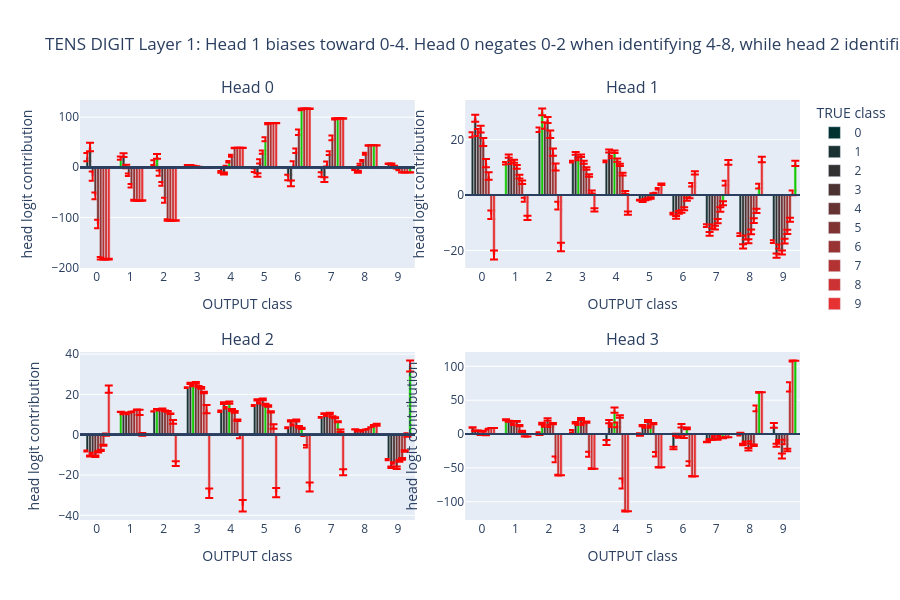

The code cell stored with this chart in its notebook:
### Markdown cell above
Now for each head, let's determine which classes it is "responsible" for predicting (for both the tens and ones digits!). In summary:
- Head 0: [Tens] Identifies 5-8 (while negating 0-2).  [Ones] ~Same.
- Head 1: [Tens] Biases toward 0-4, identifies 9.  [Ones] Outputs constants (i.e. no true class signal).
- Head 2: [Tens] Biases toward 1-5, identifies 9. [Ones] Outputs constants (but high variance).
- Head 3: [Tens] Identifies 8-9. [Ones] ~Same.

### Code cell
# For the tens digit, head 0 identifies >= 5. head 1 <= 5. head 2 == 9, head 3 >= 8
title = 'TENS DIGIT Layer 1: Head 1 biases toward 0-4.\nHead 0 negates 0-2 when identifying 4-8, while head 2 identifies 9, head 4: 8-9.'
means, stds = attn_logit_means(model_2, y_true_2, tens_digit=True)
fig = show_logit_contribs(model_2, means, stds, layer=1, title=title, xaxis_ytrue=False)

### Figure 1 — Plotly figure (JSON) as saved in the notebook; plotly's stock layout.template omitted (floating-point values rounded to 4 significant figures)
{"data": [{"error_y": {"array": [0.0, 0.0, 0.0, 0.0, 0.0, 0.0, 0.0, 0.0, 0.0, 0.0], "color": "red", "type": "data"}, "marker": {"color": ["rgb(0.0,50,50)", "rgb(0.0,50,50)", "rgb(0.0,50,50)", "rgb(0.0,50,50)", "rgb(0.0,50,50)", "rgb(0.0,50,50)", "rgb(0.0,50,50)", "rgb(0.0,50,50)", "rgb(0.0,50,50)", "rgb(0.0,50,50)"]}, "name": "0", "showlegend": true, "x": [0, 1, 2, 3, 4, 5, 6, 7, 8, 9], "y": [0.0, 0.0, 0.0, 0.0, 0.0, 0.0, 0.0, 0.0, 0.0, 0.0], "type": "bar", "xaxis": "x", "yaxis": "y"}, {"error_y": {"array": [8.206, 3.292, 4.689, 0.2145, 1.887, 3.825, 5.447, 4.465, 1.93, 0.6341], "color": "red", "type": "data"}, "marker": {"color": ["rgb(25.5,50,50)", "rgb(20,200,0)", "rgb(25.5,50,50)", "rgb(25.5,50,50)", "rgb(25.5,50,50)", "rgb(25.5,50,50)", "rgb(25.5,50,50)", "rgb(25.5,50,50)", "rgb(25.5,50,50)", "rgb(25.5,50,50)"]}, "name": "1", "showlegend": true, "x": [0, 1, 2, 3, 4, 5, 6, 7, 8, 9], "y": [20.08, 18.34, 9.449, 4.255, -9.211, -5.576, -20.33, -14.33, -3.476, 6.954], "type": "bar", "xaxis": "x", "yaxis": "y"}, {"error_y": {"array": [8.388, 3.802, 4.869, 0.5159, 1.848, 3.65, 5.683, 4.715, 2.173, 0.7156], "color": "red", "type": "data"}, "marker": {"color": ["rgb(51.0,50,50)", "rgb(51.0,50,50)", "rgb(20,200,0)", "rgb(51.0,50,50)", "rgb(51.0,50,50)", "rgb(51.0,50,50)", "rgb(51.0,50,50)", "rgb(51.0,50,50)", "rgb(51.0,50,50)", "rgb(51.0,50,50)"]}, "name": "2", "showlegend": true, "x": [0, 1, 2, 3, 4, 5, 6, 7, 8, 9], "y": [40.3, 24.36, 21.71, 4.107, -12.3, -15.46, -32.01, -24.7, -8.949, 6.763], "type": "bar", "xaxis": "x", "yaxis": "y"}, {"error_y": {"array": [9.192, 3.465, 5.297, 0.1954, 2.022, 4.374, 5.948, 4.925, 2.192, 0.6369], "color": "red", "type": "data"}, "marker": {"color": ["rgb(76.5,50,50)", "rgb(76.5,50,50)", "rgb(76.5,50,50)", "rgb(20,200,0)", "rgb(76.5,50,50)", "rgb(76.5,50,50)", "rgb(76.5,50,50)", "rgb(76.5,50,50)", "rgb(76.5,50,50)", "rgb(76.5,50,50)"]}, "name": "3", "showlegend": true, "x": [0, 1, 2, 3, 4, 5, 6, 7, 8, 9], "y": [-17.68, 1.625, -11.47, 2.989, 0.8242, 11.75, 6.167, 6.693, 4.688, 2.604], "type": "bar", "xaxis": "x", "yaxis": "y"}, {"error_y": {"array": [6.632, 2.666, 3.741, 0.2058, 1.701, 3.163, 4.465, 3.595, 1.507, 0.7866], "color": "red", "type": "data"}, "marker": {"color": ["rgb(102.0,50,50)", "rgb(102.0,50,50)", "rgb(102.0,50,50)", "rgb(102.0,50,50)", "rgb(20,200,0)", "rgb(102.0,50,50)", "rgb(102.0,50,50)", "rgb(102.0,50,50)", "rgb(102.0,50,50)", "rgb(102.0,50,50)"]}, "name": "4", "showlegend": true, "x": [0, 1, 2, 3, 4, 5, 6, 7, 8, 9], "y": [-56.86, -14.86, -33.25, 2.035, 11.04, 30.14, 33.17, 28.21, 13.11, -1.646], "type": "bar", "xaxis": "x", "yaxis": "y"}, {"error_y": {"array": [8.487, 3.47, 4.826, 0.2677, 2.013, 3.949, 5.688, 4.637, 1.981, 0.7416], "color": "red", "type": "data"}, "marker": {"color": ["rgb(127.5,50,50)", "rgb(127.5,50,50)", "rgb(127.5,50,50)", "rgb(127.5,50,50)", "rgb(127.5,50,50)", "rgb(20,200,0)", "rgb(127.5,50,50)", "rgb(127.5,50,50)", "rgb(127.5,50,50)", "rgb(127.5,50,50)"]}, "name": "5", "showlegend": true, "x": [0, 1, 2, 3, 4, 5, 6, 7, 8, 9], "y": [-113.0, -37.03, -65.72, 0.6611, 22.98, 55.99, 69.79, 58.7, 26.92, -4.925], "type": "bar", "xaxis": "x", "yaxis": "y"}, {"error_y": {"array": [2.571, 1.037, 1.455, 0.05733, 0.6162, 1.207, 1.724, 1.4, 0.5846, 0.2207], "color": "red", "type": "data"}, "marker": {"color": ["rgb(153.0,50,50)", "rgb(153.0,50,50)", "rgb(153.0,50,50)", "rgb(153.0,50,50)", "rgb(153.0,50,50)", "rgb(153.0,50,50)", "rgb(20,200,0)", "rgb(153.0,50,50)", "rgb(153.0,50,50)", "rgb(153.0,50,50)"]}, "name": "6", "showlegend": true, "x": [0, 1, 2, 3, 4, 5, 6, 7, 8, 9], "y": [-181.4, -65.58, -105.0, -1.501, 38.47, 87.14, 115.6, 96.4, 43.41, -9.959], "type": "bar", "xaxis": "x", "yaxis": "y"}, {"error_y": {"array": [1.764, 0.7141, 0.9978, 0.03986, 0.4253, 0.8278, 1.185, 0.9612, 0.3998, 0.1539], "color": "red", "type": "data"}, "marker": {"color": ["rgb(178.5,50,50)", "rgb(178.5,50,50)", "rgb(178.5,50,50)", "rgb(178.5,50,50)", "rgb(178.5,50,50)", "rgb(178.5,50,50)", "rgb(178.5,50,50)", "rgb(20,200,0)", "rgb(178.5,50,50)", "rgb(178.5,50,50)"]}, "name": "7", "showlegend": true, "x": [0, 1, 2, 3, 4, 5, 6, 7, 8, 9], "y": [-182.2, -65.9, -105.4, -1.522, 38.65, 87.51, 116.2, 96.84, 43.6, -10.02], "type": "bar", "xaxis": "x", "yaxis": "y"}, {"error_y": {"array": [0.5289, 0.2223, 0.2988, 0.01599, 0.1288, 0.244, 0.3597, 0.2909, 0.1205, 0.04791], "color": "red", "type": "data"}, "marker": {"color": ["rgb(204.0,50,50)", "rgb(204.0,50,50)", "rgb(204.0,50,50)", "rgb(204.0,50,50)", "rgb(204.0,50,50)", "rgb(204.0,50,50)", "rgb(204.0,50,50)", "rgb(204.0,50,50)", "rgb(20,200,0)", "rgb(204.0,50,50)"]}, "name": "8", "showlegend": true, "x": [0, 1, 2, 3, 4, 5, 6, 7, 8, 9], "y": [-183.1, -66.25, -105.9, -1.544, 38.86, 87.91, 116.8, 97.31, 43.8, -10.09], "type": "bar", "xaxis": "x", "yaxis": "y"}, {"error_y": {"array": [0.7702, 0.3689, 0.4332, 0.04368, 0.1944, 0.3323, 0.5476, 0.4396, 0.18, 0.07994], "color": "red", "type": "data"}, "marker": {"color": ["rgb(229.5,50,50)", "rgb(229.5,50,50)", "rgb(229.5,50,50)", "rgb(229.5,50,50)", "rgb(229.5,50,50)", "rgb(229.5,50,50)", "rgb(229.5,50,50)", "rgb(229.5,50,50)", "rgb(229.5,50,50)", "rgb(20,200,0)"]}, "name": "9", "showlegend": true, "x": [0, 1, 2, 3, 4, 5, 6, 7, 8, 9], "y": [-183.1, -66.27, -105.9, -1.544, 38.87, 87.93, 116.8, 97.33, 43.81, -10.09], "type": "bar", "xaxis": "x", "yaxis": "y"}, {"error_y": {"array": [0.0, 0.0, 0.0, 0.0, 0.0, 0.0, 0.0, 0.0, 0.0, 0.0], "color": "red", "type": "data"}, "marker": {"color": ["rgb(0.0,50,50)", "rgb(0.0,50,50)", "rgb(0.0,50,50)", "rgb(0.0,50,50)", "rgb(0.0,50,50)", "rgb(0.0,50,50)", "rgb(0.0,50,50)", "rgb(0.0,50,50)", "rgb(0.0,50,50)", "rgb(0.0,50,50)"]}, "name": "0", "showlegend": false, "x": [0, 1, 2, 3, 4, 5, 6, 7, 8, 9], "y": [0.0, 0.0, 0.0, 0.0, 0.0, 0.0, 0.0, 0.0, 0.0, 0.0], "type": "bar", "xaxis": "x2", "yaxis": "y2"}, {"error_y": {"array": [0.8931, 0.4156, 0.8184, 0.3167, 0.303, 0.154, 0.3546, 0.4805, 0.5129, 0.4917], "color": "red", "type": "data"}, "marker": {"color": ["rgb(25.5,50,50)", "rgb(20,200,0)", "rgb(25.5,50,50)", "rgb(25.5,50,50)", "rgb(25.5,50,50)", "rgb(25.5,50,50)", "rgb(25.5,50,50)", "rgb(25.5,50,50)", "rgb(25.5,50,50)", "rgb(25.5,50,50)"]}, "name": "1", "showlegend": false, "x": [0, 1, 2, 3, 4, 5, 6, 7, 8, 9], "y": [21.77, 11.5, 23.58, 12.05, 12.19, -1.826, -6.701, -11.03, -14.28, -16.79], "type": "bar", "xaxis": "x2", "yaxis": "y2"}, {"error_y": {"array": [1.279, 0.5892, 1.215, 0.492, 0.5126, 0.2019, 0.4711, 0.6781, 0.7664, 0.7814], "color": "red", "type": "data"}, "marker": {"color": ["rgb(51.0,50,50)", "rgb(51.0,50,50)", "rgb(20,200,0)", "rgb(51.0,50,50)", "rgb(51.0,50,50)", "rgb(51.0,50,50)", "rgb(51.0,50,50)", "rgb(51.0,50,50)", "rgb(51.0,50,50)", "rgb(51.0,50,50)"]}, "name": "2", "showlegend": false, "x": [0, 1, 2, 3, 4, 5, 6, 7, 8, 9], "y": [27.77, 14.11, 30.09, 15.02, 15.92, -2.31, -8.056, -14.02, -18.51, -21.84], "type": "bar", "xaxis": "x2", "yaxis": "y2"}, {"error_y": {"array": [1.296, 0.5983, 1.188, 0.4576, 0.4439, 0.2239, 0.5117, 0.6969, 0.7466, 0.7177], "color": "red", "type": "data"}, "marker": {"color": ["rgb(76.5,50,50)", "rgb(76.5,50,50)", "rgb(76.5,50,50)", "rgb(20,200,0)", "rgb(76.5,50,50)", "rgb(76.5,50,50)", "rgb(76.5,50,50)", "rgb(76.5,50,50)", "rgb(76.5,50,50)", "rgb(76.5,50,50)"]}, "name": "3", "showlegend": false, "x": [0, 1, 2, 3, 4, 5, 6, 7, 8, 9], "y": [22.61, 11.79, 25.13, 13.04, 13.78, -1.599, -6.276, -11.29, -15.32, -18.56], "type": "bar", "xaxis": "x2", "yaxis": "y2"}, {"error_y": {"array": [1.225, 0.5693, 1.12, 0.4397, 0.4591, 0.2286, 0.5119, 0.6621, 0.7022, 0.6958], "color": "red", "type": "data"}, "marker": {"color": ["rgb(102.0,50,50)", "rgb(102.0,50,50)", "rgb(102.0,50,50)", "rgb(102.0,50,50)", "rgb(20,200,0)", "rgb(102.0,50,50)", "rgb(102.0,50,50)", "rgb(102.0,50,50)", "rgb(102.0,50,50)", "rgb(102.0,50,50)"]}, "name": "4", "showlegend": false, "x": [0, 1, 2, 3, 4, 5, 6, 7, 8, 9], "y": [23.82, 12.21, 27.12, 14.21, 15.68, -1.387, -5.884, -11.73, -16.66, -20.74], "type": "bar", "xaxis": "x2", "yaxis": "y2"}, {"error_y": {"array": [1.439, 0.6584, 1.364, 0.5481, 0.5831, 0.2336, 0.5362, 0.7643, 0.8625, 0.8819], "color": "red", "type": "data"}, "marker": {"color": ["rgb(127.5,50,50)", "rgb(127.5,50,50)", "rgb(127.5,50,50)", "rgb(127.5,50,50)", "rgb(127.5,50,50)", "rgb(20,200,0)", "rgb(127.5,50,50)", "rgb(127.5,50,50)", "rgb(127.5,50,50)", "rgb(127.5,50,50)"]}, "name": "5", "showlegend": false, "x": [0, 1, 2, 3, 4, 5, 6, 7, 8, 9], "y": [19.14, 10.2, 21.95, 11.83, 12.61, -1.05, -4.92, -9.422, -13.29, -16.63], "type": "bar", "xaxis": "x2", "yaxis": "y2"}, {"error_y": {"array": [1.481, 0.6914, 1.312, 0.4846, 0.4316, 0.2756, 0.6296, 0.8081, 0.8206, 0.7422], "color": "red", "type": "data"}, "marker": {"color": ["rgb(153.0,50,50)", "rgb(153.0,50,50)", "rgb(153.0,50,50)", "rgb(153.0,50,50)", "rgb(153.0,50,50)", "rgb(153.0,50,50)", "rgb(20,200,0)", "rgb(153.0,50,50)", "rgb(153.0,50,50)", "rgb(153.0,50,50)"]}, "name": "6", "showlegend": false, "x": [0, 1, 2, 3, 4, 5, 6, 7, 8, 9], "y": [11.58, 6.635, 15.51, 9.603, 10.91, 0.3702, -1.461, -5.219, -9.223, -13.28], "type": "bar", "xaxis": "x2", "yaxis": "y2"}, {"error_y": {"array": [1.357, 0.6284, 1.235, 0.4726, 0.4545, 0.2427, 0.5469, 0.7323, 0.7737, 0.737], "color": "red", "type": "data"}, "marker": {"color": ["rgb(178.5,50,50)", "rgb(178.5,50,50)", "rgb(178.5,50,50)", "rgb(178.5,50,50)", "rgb(178.5,50,50)", "rgb(178.5,50,50)", "rgb(178.5,50,50)", "rgb(20,200,0)", "rgb(178.5,50,50)", "rgb(178.5,50,50)"]}, "name": "7", "showlegend": false, "x": [0, 1, 2, 3, 4, 5, 6, 7, 8, 9], "y": [6.851, 4.617, 10.14, 7.055, 7.568, 0.6305, -0.6293, -2.925, -5.713, -8.886], "type": "bar", "xaxis": "x2", "yaxis": "y2"}, {"error_y": {"array": [1.532, 0.7084, 1.412, 0.5504, 0.5409, 0.262, 0.6009, 0.823, 0.8883, 0.8625], "color": "red", "type": "data"}, "marker": {"color": ["rgb(204.0,50,50)", "rgb(204.0,50,50)", "rgb(204.0,50,50)", "rgb(204.0,50,50)", "rgb(204.0,50,50)", "rgb(204.0,50,50)", "rgb(204.0,50,50)", "rgb(204.0,50,50)", "rgb(20,200,0)", "rgb(204.0,50,50)"]}, "name": "8", "showlegend": false, "x": [0, 1, 2, 3, 4, 5, 6, 7, 8, 9], "y": [-7.083, -1.688, -3.801, 1.133, 0.9516, 2.29, 3.742, 4.315, 3.239, 0.7878], "type": "bar", "xaxis": "x2", "yaxis": "y2"}, {"error_y": {"array": [1.622, 0.7465, 1.519, 0.605, 0.6189, 0.269, 0.6178, 0.8659, 0.9581, 0.9575], "color": "red", "type": "data"}, "marker": {"color": ["rgb(229.5,50,50)", "rgb(229.5,50,50)", "rgb(229.5,50,50)", "rgb(229.5,50,50)", "rgb(229.5,50,50)", "rgb(229.5,50,50)", "rgb(229.5,50,50)", "rgb(229.5,50,50)", "rgb(229.5,50,50)", "rgb(20,200,0)"]}, "name": "9", "showlegend": false, "x": [0, 1, 2, 3, 4, 5, 6, 7, 8, 9], "y": [-21.68, -8.251, -18.73, -5.358, -6.525, 3.881, 8.008, 11.82, 12.84, 11.47], "type": "bar", "xaxis": "x2", "yaxis": "y2"}, {"error_y": {"array": [0.0, 0.0, 0.0, 0.0, 0.0, 0.0, 0.0, 0.0, 0.0, 0.0], "color": "red", "type": "data"}, "marker": {"color": ["rgb(0.0,50,50)", "rgb(0.0,50,50)", "rgb(0.0,50,50)", "rgb(0.0,50,50)", "rgb(0.0,50,50)", "rgb(0.0,50,50)", "rgb(0.0,50,50)", "rgb(0.0,50,50)", "rgb(0.0,50,50)", "rgb(0.0,50,50)"]}, "name": "0", "showlegend": false, "x": [0, 1, 2, 3, 4, 5, 6, 7, 8, 9], "y": [0.0, 0.0, 0.0, 0.0, 0.0, 0.0, 0.0, 0.0, 0.0, 0.0], "type": "bar", "xaxis": "x3", "yaxis": "y3"}, {"error_y": {"array": [0.2091, 0.06425, 0.1039, 0.2249, 0.3189, 0.253, 0.2526, 0.1597, 0.06794, 0.3038], "color": "red", "type": "data"}, "marker": {"color": ["rgb(25.5,50,50)", "rgb(20,200,0)", "rgb(25.5,50,50)", "rgb(25.5,50,50)", "rgb(25.5,50,50)", "rgb(25.5,50,50)", "rgb(25.5,50,50)", "rgb(25.5,50,50)", "rgb(25.5,50,50)", "rgb(25.5,50,50)"]}, "name": "1", "showlegend": false, "x": [0, 1, 2, 3, 4, 5, 6, 7, 8, 9], "y": [-8.083, 11.3, 11.62, 23.39, 11.66, 14.51, 3.452, 8.619, 2.672, -12.32], "type": "bar", "xaxis": "x3", "yaxis": "y3"}, {"error_y": {"array": [0.2645, 0.1222, 0.1331, 0.2832, 0.4116, 0.3174, 0.3357, 0.2028, 0.09478, 0.3924], "color": "red", "type": "data"}, "marker": {"color": ["rgb(51.0,50,50)", "rgb(51.0,50,50)", "rgb(20,200,0)", "rgb(51.0,50,50)", "rgb(51.0,50,50)", "rgb(51.0,50,50)", "rgb(51.0,50,50)", "rgb(51.0,50,50)", "rgb(51.0,50,50)", "rgb(51.0,50,50)"]}, "name": "2", "showlegend": false, "x": [0, 1, 2, 3, 4, 5, 6, 7, 8, 9], "y": [-10.58, 10.28, 12.68, 25.5, 15.69, 17.34, 6.866, 10.52, 1.729, -16.14], "type": "bar", "xaxis": "x3", "yaxis": "y3"}, {"error_y": {"array": [0.2512, 0.09512, 0.1401, 0.303, 0.3792, 0.3137, 0.2922, 0.1956, 0.07598, 0.3634], "color": "red", "type": "data"}, "marker": {"color": ["rgb(76.5,50,50)", "rgb(76.5,50,50)", "rgb(76.5,50,50)", "rgb(20,200,0)", "rgb(76.5,50,50)", "rgb(76.5,50,50)", "rgb(76.5,50,50)", "rgb(76.5,50,50)", "rgb(76.5,50,50)", "rgb(76.5,50,50)"]}, "name": "3", "showlegend": false, "x": [0, 1, 2, 3, 4, 5, 6, 7, 8, 9], "y": [-9.163, 10.94, 12.15, 24.42, 13.44, 15.79, 4.911, 9.467, 2.279, -14.02], "type": "bar", "xaxis": "x3", "yaxis": "y3"}, {"error_y": {"array": [0.389, 0.1186, 0.2086, 0.4407, 0.6018, 0.4799, 0.4713, 0.3042, 0.1213, 0.5773], "color": "red", "type": "data"}, "marker": {"color": ["rgb(102.0,50,50)", "rgb(102.0,50,50)", "rgb(102.0,50,50)", "rgb(102.0,50,50)", "rgb(20,200,0)", "rgb(102.0,50,50)", "rgb(102.0,50,50)", "rgb(102.0,50,50)", "rgb(102.0,50,50)", "rgb(102.0,50,50)"]}, "name": "4", "showlegend": false, "x": [0, 1, 2, 3, 4, 5, 6, 7, 8, 9], "y": [-10.7, 10.28, 12.79, 25.7, 15.94, 17.55, 7.044, 10.64, 1.677, -16.4], "type": "bar", "xaxis": "x3", "yaxis": "y3"}, {"error_y": {"array": [0.3232, 0.1381, 0.1521, 0.3244, 0.5049, 0.383, 0.4153, 0.2462, 0.1165, 0.481], "color": "red", "type": "data"}, "marker": {"color": ["rgb(127.5,50,50)", "rgb(127.5,50,50)", "rgb(127.5,50,50)", "rgb(127.5,50,50)", "rgb(127.5,50,50)", "rgb(20,200,0)", "rgb(127.5,50,50)", "rgb(127.5,50,50)", "rgb(127.5,50,50)", "rgb(127.5,50,50)"]}, "name": "5", "showlegend": false, "x": [0, 1, 2, 3, 4, 5, 6, 7, 8, 9], "y": [-8.461, 11.22, 11.87, 23.84, 12.33, 15.02, 3.973, 8.942, 2.536, -12.98], "type": "bar", "xaxis": "x3", "yaxis": "y3"}, {"error_y": {"array": [0.3008, 0.07699, 0.1922, 0.4117, 0.4475, 0.395, 0.3166, 0.2417, 0.06989, 0.4331], "color": "red", "type": "data"}, "marker": {"color": ["rgb(153.0,50,50)", "rgb(153.0,50,50)", "rgb(153.0,50,50)", "rgb(153.0,50,50)", "rgb(153.0,50,50)", "rgb(153.0,50,50)", "rgb(20,200,0)", "rgb(153.0,50,50)", "rgb(153.0,50,50)", "rgb(153.0,50,50)"]}, "name": "6", "showlegend": false, "x": [0, 1, 2, 3, 4, 5, 6, 7, 8, 9], "y": [-7.795, 11.43, 11.57, 23.23, 11.3, 14.3, 3.127, 8.434, 2.73, -12.02], "type": "bar", "xaxis": "x3", "yaxis": "y3"}, {"error_y": {"array": [0.2706, 0.09184, 0.163, 0.352, 0.4043, 0.3487, 0.2986, 0.2137, 0.0751, 0.39], "color": "red", "type": "data"}, "marker": {"color": ["rgb(178.5,50,50)", "rgb(178.5,50,50)", "rgb(178.5,50,50)", "rgb(178.5,50,50)", "rgb(178.5,50,50)", "rgb(178.5,50,50)", "rgb(178.5,50,50)", "rgb(20,200,0)", "rgb(178.5,50,50)", "rgb(178.5,50,50)"]}, "name": "7", "showlegend": false, "x": [0, 1, 2, 3, 4, 5, 6, 7, 8, 9], "y": [-5.228, 12.38, 10.44, 20.96, 7.17, 11.34, -0.335, 6.463, 3.672, -8.089], "type": "bar", "xaxis": "x3", "yaxis": "y3"}, {"error_y": {"array": [0.5725, 1.304, 0.9782, 1.994, 0.8167, 1.106, 0.5702, 0.6208, 0.4074, 0.8603], "color": "red", "type": "data"}, "marker": {"color": ["rgb(204.0,50,50)", "rgb(204.0,50,50)", "rgb(204.0,50,50)", "rgb(204.0,50,50)", "rgb(204.0,50,50)", "rgb(204.0,50,50)", "rgb(204.0,50,50)", "rgb(204.0,50,50)", "rgb(20,200,0)", "rgb(204.0,50,50)"]}, "name": "8", "showlegend": false, "x": [0, 1, 2, 3, 4, 5, 6, 7, 8, 9], "y": [0.0355, 11.09, 6.384, 12.72, -0.9328, 4.128, -5.707, 1.923, 4.369, -0.1161], "type": "bar", "xaxis": "x3", "yaxis": "y3"}, {"error_y": {"array": [1.827, 0.6545, 1.198, 2.351, 2.891, 2.273, 2.218, 1.503, 0.5345, 2.786], "color": "red", "type": "data"}, "marker": {"color": ["rgb(229.5,50,50)", "rgb(229.5,50,50)", "rgb(229.5,50,50)", "rgb(229.5,50,50)", "rgb(229.5,50,50)", "rgb(229.5,50,50)", "rgb(229.5,50,50)", "rgb(229.5,50,50)", "rgb(229.5,50,50)", "rgb(20,200,0)"]}, "name": "9", "showlegend": false, "x": [0, 1, 2, 3, 4, 5, 6, 7, 8, 9], "y": [22.63, 0.1556, -14.3, -29.05, -35.27, -28.75, -25.97, -18.62, 4.964, 34.12], "type": "bar", "xaxis": "x3", "yaxis": "y3"}, {"error_y": {"array": [0.0, 0.0, 0.0, 0.0, 0.0, 0.0, 0.0, 0.0, 0.0, 0.0], "color": "red", "type": "data"}, "marker": {"color": ["rgb(0.0,50,50)", "rgb(0.0,50,50)", "rgb(0.0,50,50)", "rgb(0.0,50,50)", "rgb(0.0,50,50)", "rgb(0.0,50,50)", "rgb(0.0,50,50)", "rgb(0.0,50,50)", "rgb(0.0,50,50)", "rgb(0.0,50,50)"]}, "name": "0", "showlegend": false, "x": [0, 1, 2, 3, 4, 5, 6, 7, 8, 9], "y": [0.0, 0.0, 0.0, 0.0, 0.0, 0.0, 0.0, 0.0, 0.0, 0.0], "type": "bar", "xaxis": "x4", "yaxis": "y4"}, {"error_y": {"array": [0.3974, 0.7404, 2.073, 1.951, 3.787, 1.791, 1.901, 0.2719, 2.126, 3.54], "color": "red", "type": "data"}, "marker": {"color": ["rgb(25.5,50,50)", "rgb(20,200,0)", "rgb(25.5,50,50)", "rgb(25.5,50,50)", "rgb(25.5,50,50)", "rgb(25.5,50,50)", "rgb(25.5,50,50)", "rgb(25.5,50,50)", "rgb(25.5,50,50)", "rgb(25.5,50,50)"]}, "name": "1", "showlegend": false, "x": [0, 1, 2, 3, 4, 5, 6, 7, 8, 9], "y": [9.563, 21.18, 0.6625, 4.077, -12.53, -0.6891, -20.64, -11.81, -0.106, 12.88], "type": "bar", "xaxis": "x4", "yaxis": "y4"}, {"error_y": {"array": [0.5286, 0.7062, 1.128, 0.9755, 2.387, 1.005, 1.622, 0.5, 1.185, 2.266], "color": "red", "type": "data"}, "marker": {"color": ["rgb(51.0,50,50)", "rgb(51.0,50,50)", "rgb(20,200,0)", "rgb(51.0,50,50)", "rgb(51.0,50,50)", "rgb(51.0,50,50)", "rgb(51.0,50,50)", "rgb(51.0,50,50)", "rgb(51.0,50,50)", "rgb(51.0,50,50)"]}, "name": "2", "showlegend": false, "x": [0, 1, 2, 3, 4, 5, 6, 7, 8, 9], "y": [4.736, 18.97, 15.4, 16.73, 18.47, 12.43, -1.137, -8.23, -15.53, -16.49], "type": "bar", "xaxis": "x4", "yaxis": "y4"}, {"error_y": {"array": [0.2883, 0.4207, 0.8374, 0.7212, 1.539, 0.6819, 0.8896, 0.2822, 0.8581, 1.459], "color": "red", "type": "data"}, "marker": {"color": ["rgb(76.5,50,50)", "rgb(76.5,50,50)", "rgb(76.5,50,50)", "rgb(20,200,0)", "rgb(76.5,50,50)", "rgb(76.5,50,50)", "rgb(76.5,50,50)", "rgb(76.5,50,50)", "rgb(76.5,50,50)", "rgb(76.5,50,50)"]}, "name": "3", "showlegend": false, "x": [0, 1, 2, 3, 4, 5, 6, 7, 8, 9], "y": [4.856, 18.9, 11.79, 14.01, 12.11, 9.882, -4.507, -8.29, -11.95, -10.37], "type": "bar", "xaxis": "x4", "yaxis": "y4"}, {"error_y": {"array": [0.7799, 0.8649, 1.755, 1.455, 3.766, 1.57, 2.542, 0.7018, 1.868, 3.588], "color": "red", "type": "data"}, "marker": {"color": ["rgb(102.0,50,50)", "rgb(102.0,50,50)", "rgb(102.0,50,50)", "rgb(102.0,50,50)", "rgb(20,200,0)", "rgb(102.0,50,50)", "rgb(102.0,50,50)", "rgb(102.0,50,50)", "rgb(102.0,50,50)", "rgb(102.0,50,50)"]}, "name": "4", "showlegend": false, "x": [0, 1, 2, 3, 4, 5, 6, 7, 8, 9], "y": [-0.4505, 14.29, 21.45, 22.19, 35.28, 19.29, 12.18, -3.791, -22.39, -32.37], "type": "bar", "xaxis": "x4", "yaxis": "y4"}, {"error_y": {"array": [0.7504, 0.6813, 1.575, 1.327, 3.52, 1.448, 2.426, 0.6482, 1.671, 3.344], "color": "red", "type": "data"}, "marker": {"color": ["rgb(127.5,50,50)", "rgb(127.5,50,50)", "rgb(127.5,50,50)", "rgb(127.5,50,50)", "rgb(127.5,50,50)", "rgb(20,200,0)", "rgb(127.5,50,50)", "rgb(127.5,50,50)", "rgb(127.5,50,50)", "rgb(127.5,50,50)"]}, "name": "5", "showlegend": false, "x": [0, 1, 2, 3, 4, 5, 6, 7, 8, 9], "y": [4.125, 18.69, 12.14, 14.62, 13.55, 10.66, -3.328, -7.796, -12.47, -11.65], "type": "bar", "xaxis": "x4", "yaxis": "y4"}, {"error_y": {"array": [0.6172, 0.9223, 1.059, 0.88, 1.971, 0.8607, 1.369, 0.6316, 1.105, 1.88], "color": "red", "type": "data"}, "marker": {"color": ["rgb(153.0,50,50)", "rgb(153.0,50,50)", "rgb(153.0,50,50)", "rgb(153.0,50,50)", "rgb(153.0,50,50)", "rgb(153.0,50,50)", "rgb(20,200,0)", "rgb(153.0,50,50)", "rgb(153.0,50,50)", "rgb(153.0,50,50)"]}, "name": "6", "showlegend": false, "x": [0, 1, 2, 3, 4, 5, 6, 7, 8, 9], "y": [-1.272, 12.51, 15.37, 17.5, 25.96, 15.33, 8.46, -2.809, -16.5, -23.41], "type": "bar", "xaxis": "x4", "yaxis": "y4"}, {"error_y": {"array": [0.5217, 1.232, 4.157, 3.716, 7.316, 3.402, 3.488, 0.3929, 4.239, 6.889], "color": "red", "type": "data"}, "marker": {"color": ["rgb(178.5,50,50)", "rgb(178.5,50,50)", "rgb(178.5,50,50)", "rgb(178.5,50,50)", "rgb(178.5,50,50)", "rgb(178.5,50,50)", "rgb(178.5,50,50)", "rgb(20,200,0)", "rgb(178.5,50,50)", "rgb(178.5,50,50)"]}, "name": "7", "showlegend": false, "x": [0, 1, 2, 3, 4, 5, 6, 7, 8, 9], "y": [7.284, 3.751, -37.45, -29.94, -73.02, -29.78, -43.48, -5.617, 38.01, 69.8], "type": "bar", "xaxis": "x4", "yaxis": "y4"}, {"error_y": {"array": [0.03002, 0.1912, 0.5382, 0.4608, 0.8793, 0.4041, 0.3722, 0.06856, 0.5379, 0.8335], "color": "red", "type": "data"}, "marker": {"color": ["rgb(204.0,50,50)", "rgb(204.0,50,50)", "rgb(204.0,50,50)", "rgb(204.0,50,50)", "rgb(204.0,50,50)", "rgb(204.0,50,50)", "rgb(204.0,50,50)", "rgb(204.0,50,50)", "rgb(20,200,0)", "rgb(204.0,50,50)"]}, "name": "8", "showlegend": false, "x": [0, 1, 2, 3, 4, 5, 6, 7, 8, 9], "y": [8.953, -3.552, -60.63, -51.02, -113.6, -48.94, -62.26, -4.63, 61.67, 107.9], "type": "bar", "xaxis": "x4", "yaxis": "y4"}, {"error_y": {"array": [0.0119, 0.03735, 0.0553, 0.04954, 0.0825, 0.04058, 0.03119, 0.01744, 0.0548, 0.07773], "color": "red", "type": "data"}, "marker": {"color": ["rgb(229.5,50,50)", "rgb(229.5,50,50)", "rgb(229.5,50,50)", "rgb(229.5,50,50)", "rgb(229.5,50,50)", "rgb(229.5,50,50)", "rgb(229.5,50,50)", "rgb(229.5,50,50)", "rgb(229.5,50,50)", "rgb(20,200,0)"]}, "name": "9", "showlegend": false, "x": [0, 1, 2, 3, 4, 5, 6, 7, 8, 9], "y": [8.949, -3.613, -60.82, -51.19, -113.9, -49.08, -62.4, -4.611, 61.85, 108.2], "type": "bar", "xaxis": "x4", "yaxis": "y4"}], "layout": {"xaxis": {"anchor": "y", "domain": [0.0, 0.465], "title": {"text": "OUTPUT class"}, "tickmode": "linear"}, "yaxis": {"anchor": "x", "domain": [0.6, 1.0], "title": {"text": "head logit contribution"}}, "xaxis2": {"anchor": "y2", "domain": [0.535, 1.0], "title": {"text": "OUTPUT class"}, "tickmode": "linear"}, "yaxis2": {"anchor": "x2", "domain": [0.6, 1.0], "title": {"text": "head logit contribution"}}, "xaxis3": {"anchor": "y3", "domain": [0.0, 0.465], "title": {"text": "OUTPUT class"}, "tickmode": "linear"}, "yaxis3": {"anchor": "x3", "domain": [0.0, 0.4], "title": {"text": "head logit contribution"}}, "xaxis4": {"anchor": "y4", "domain": [0.535, 1.0], "title": {"text": "OUTPUT class"}, "tickmode": "linear"}, "yaxis4": {"anchor": "x4", "domain": [0.0, 0.4], "title": {"text": "head logit contribution"}}, "annotations": [{"font": {"size": 16}, "showarrow": false, "text": "Head 0", "x": 0.2325, "xanchor": "center", "xref": "paper", "y": 1.0, "yanchor": "bottom", "yref": "paper"}, {"font": {"size": 16}, "showarrow": false, "text": "Head 1", "x": 0.7675, "xanchor": "center", "xref": "paper", "y": 1.0, "yanchor": "bottom", "yref": "paper"}, {"font": {"size": 16}, "showarrow": false, "text": "Head 2", "x": 0.2325, "xanchor": "center", "xref": "paper", "y": 0.4, "yanchor": "bottom", "yref": "paper"}, {"font": {"size": 16}, "showarrow": false, "text": "Head 3", "x": 0.7675, "xanchor": "center", "xref": "paper", "y": 0.4, "yanchor": "bottom", "yref": "paper"}], "shapes": [{"type": "line", "x0": 0, "x1": 1, "xref": "x domain", "y0": 0, "y1": 0, "yref": "y"}, {"type": "line", "x0": 0, "x1": 1, "xref": "x domain", "y0": 0, "y1": 0, "yref": "y"}, {"type": "line", "x0": 0, "x1": 1, "xref": "x domain", "y0": 0, "y1": 0, "yref": "y"}, {"type": "line", "x0": 0, "x1": 1, "xref": "x domain", "y0": 0, "y1": 0, "yref": "y"}, {"type": "line", "x0": 0, "x1": 1, "xref": "x domain", "y0": 0, "y1": 0, "yref": "y"}, {"type": "line", "x0": 0, "x1": 1, "xref": "x domain", "y0": 0, "y1": 0, "yref": "y"}, {"type": "line", "x0": 0, "x1": 1, "xref": "x domain", "y0": 0, "y1": 0, "yref": "y"}, {"type": "line", "x0": 0, "x1": 1, "xref": "x domain", "y0": 0, "y1": 0, "yref": "y"}, {"type": "line", "x0": 0, "x1": 1, "xref": "x domain", "y0": 0, "y1": 0, "yref": "y"}, {"type": "line", "x0": 0, "x1": 1, "xref": "x domain", "y0": 0, "y1": 0, "yref": "y"}, {"type": "line", "x0": 0, "x1": 1, "xref": "x2 domain", "y0": 0, "y1": 0, "yref": "y2"}, {"type": "line", "x0": 0, "x1": 1, "xref": "x2 domain", "y0": 0, "y1": 0, "yref": "y2"}, {"type": "line", "x0": 0, "x1": 1, "xref": "x2 domain", "y0": 0, "y1": 0, "yref": "y2"}, {"type": "line", "x0": 0, "x1": 1, "xref": "x2 domain", "y0": 0, "y1": 0, "yref": "y2"}, {"type": "line", "x0": 0, "x1": 1, "xref": "x2 domain", "y0": 0, "y1": 0, "yref": "y2"}, {"type": "line", "x0": 0, "x1": 1, "xref": "x2 domain", "y0": 0, "y1": 0, "yref": "y2"}, {"type": "line", "x0": 0, "x1": 1, "xref": "x2 domain", "y0": 0, "y1": 0, "yref": "y2"}, {"type": "line", "x0": 0, "x1": 1, "xref": "x2 domain", "y0": 0, "y1": 0, "yref": "y2"}, {"type": "line", "x0": 0, "x1": 1, "xref": "x2 domain", "y0": 0, "y1": 0, "yref": "y2"}, {"type": "line", "x0": 0, "x1": 1, "xref": "x2 domain", "y0": 0, "y1": 0, "yref": "y2"}, {"type": "line", "x0": 0, "x1": 1, "xref": "x3 domain", "y0": 0, "y1": 0, "yref": "y3"}, {"type": "line", "x0": 0, "x1": 1, "xref": "x3 domain", "y0": 0, "y1": 0, "yref": "y3"}, {"type": "line", "x0": 0, "x1": 1, "xref": "x3 domain", "y0": 0, "y1": 0, "yref": "y3"}, {"type": "line", "x0": 0, "x1": 1, "xref": "x3 domain", "y0": 0, "y1": 0, "yref": "y3"}, {"type": "line", "x0": 0, "x1": 1, "xref": "x3 domain", "y0": 0, "y1": 0, "yref": "y3"}, {"type": "line", "x0": 0, "x1": 1, "xref": "x3 domain", "y0": 0, "y1": 0, "yref": "y3"}, {"type": "line", "x0": 0, "x1": 1, "xref": "x3 domain", "y0": 0, "y1": 0, "yref": "y3"}, {"type": "line", "x0": 0, "x1": 1, "xref": "x3 domain", "y0": 0, "y1": 0, "yref": "y3"}, {"type": "line", "x0": 0, "x1": 1, "xref": "x3 domain", "y0": 0, "y1": 0, "yref": "y3"}, {"type": "line", "x0": 0, "x1": 1, "xref": "x3 domain", "y0": 0, "y1": 0, "yref": "y3"}, {"type": "line", "x0": 0, "x1": 1, "xref": "x4 domain", "y0": 0, "y1": 0, "yref": "y4"}, {"type": "line", "x0": 0, "x1": 1, "xref": "x4 domain", "y0": 0, "y1": 0, "yref": "y4"}, {"type": "line", "x0": 0, "x1": 1, "xref": "x4 domain", "y0": 0, "y1": 0, "yref": "y4"}, {"type": "line", "x0": 0, "x1": 1, "xref": "x4 domain", "y0": 0, "y1": 0, "yref": "y4"}, {"type": "line", "x0": 0, "x1": 1, "xref": "x4 domain", "y0": 0, "y1": 0, "yref": "y4"}, {"type": "line", "x0": 0, "x1": 1, "xref": "x4 domain", "y0": 0, "y1": 0, "yref": "y4"}, {"type": "line", "x0": 0, "x1": 1, "xref": "x4 domain", "y0": 0, "y1": 0, "yref": "y4"}, {"type": "line", "x0": 0, "x1": 1, "xref": "x4 domain", "y0": 0, "y1": 0, "yref": "y4"}, {"type": "line", "x0": 0, "x1": 1, "xref": "x4 domain", "y0": 0, "y1": 0, "yref": "y4"}, {"type": "line", "x0": 0, "x1": 1, "xref": "x4 domain", "y0": 0, "y1": 0, "yref": "y4"}], "legend": {"title": {"text": "TRUE class"}}, "title": {"text": "TENS DIGIT Layer 1: Head 1 biases toward 0-4.\nHead 0 negates 0-2 when identifying 4-8, while head 2 identifies 9, head 4: 8-9."}, "height": 600}}
